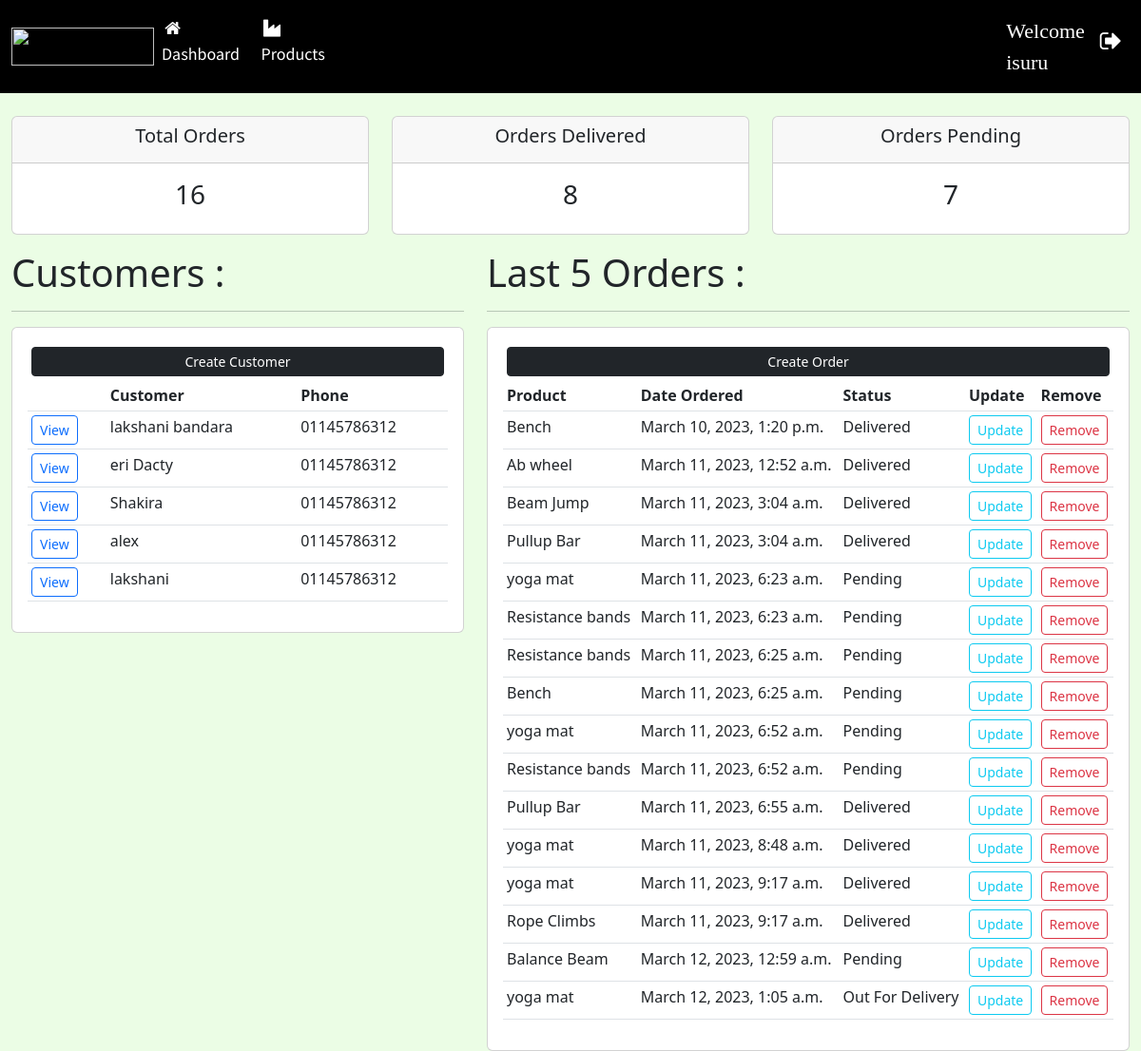
The app's page / (signed in) with its own data.
### accounts/models.py (models this page shows, shortened)
class Customer(models.Model):
    name = models.CharField(max_length=200, null=True)
    phone = models.CharField(max_length=200, null=True)
    email = models.CharField(max_length=200, null=True)
    date_created = models.DateTimeField(auto_now_add=True, null=True)

class Order(models.Model):
    STATUS = (
        ("Pending", "Pending"),
        ("Out For Delivery", "Out For Delivery"),
        ("Delivered", "Delivered"),
    )
    customer = models.ForeignKey(Customer, on_delete=models.SET_NULL, null=True)
    product = models.ForeignKey(Product, on_delete=models.SET_NULL, null=True)
    date_created = models.DateTimeField(auto_now_add=True, null=True)
    status = models.CharField(max_length=200, null=True, choices=STATUS)

class Product(models.Model):
    CATEGORY = (
        ("Indoor", "Indoor"),
        ("Out Door", "Out Door"),
    )
    name = models.CharField(max_length=200, null=True)
    price = models.FloatField(null=True)
    category = models.CharField(max_length=200, null=True, choices=CATEGORY)
    description = models.CharField(max_length=200, null=True)
    date_created = models.DateTimeField(auto_now_add=True, null=True)
    tags = models.ManyToManyField(Tag)
    def __str__(self):
        return self.name

### accounts/views.py (the view)
# urls.py: 2. Add a URL to urlpatterns:  path('', views.home, name='home')
@login_required(login_url="login")
def home(request):
    orders = Order.objects.all()
    customers = Customer.objects.all()
    total_orders = orders.count()
    delivered = orders.filter(status="Delivered").count()
    pending = orders.filter(status="Pending").count()
    out_for_delevery = orders.filter(status="Out For Delivery").count()
    context = {"customers": customers, "orders": orders, "total_orders": total_orders, "delivered": delivered,
               "out_for_delevery": out_for_delevery, "pending": pending}
    return render(request, "Dashboard.html", context)

### templates/Dashboard.html (shortened to what this page needs)
{% extends "Main.html" %}
{% load static %}
{% block content %}
	{% include "status.html" %}
	<div class="container-fluid">
		<div class="row">
			<div class="col-md-5">
				<h5 class="display-6">Customers :</h5>
				<hr/>
				<div class="card card-body">
					<a class="btn btn-dark btn-sm btn-block m-1" href="{% url "create-customer" %}">Create Customer</a>
					<table class="table table-sm">
						<tr>
							<th></th>
							<th>Customer</th>
							<th>Phone</th>
						</tr>
						{% for customer in customers %}
							<tr>
								<td><a class="btn btn-outline-primary btn-sm" href="{% url "customer" customer.id %}">View</a>
								</td>
								<td>{{ customer.name }}</td>
								<td>{{ customer.phone }}</td>
							</tr>
						{% endfor %}
					</table>
				</div>
			</div>
			<div class="col-md-7">
				<h5 class="display-6">Last 5 Orders :</h5>
				<hr/>
				<div class="card card-body">
					<a class="btn btn-dark btn-sm btn-block m-1" href="">Create Order</a>
					<table class="table table-sm">
						<tr>
							<th>Product</th>
							<th>Date Ordered</th>
							<th>Status</th>
							<th>Update</th>
							<th>Remove</th>
						</tr>
						{% for order in orders %}
							<tr>
								<td>{{ order.product }}</td>
								<td>{{ order.date_created }}</td>
								<td>{{ order.status }}</td>
								<td><a class="btn btn-outline-info btn-sm" href="{% url "update-order" order.id %}">Update</a>
								</td>
								<td><a class="btn btn-outline-danger btn-sm" href="{% url "delete-order" order.id %}">Remove</a></td>
							</tr>
						{% endfor %}
					</table>
				</div>
			</div>
		</div>
	</div>
{% endblock %}

### templates/NavBar.html (shortened to what this page needs)
<!DOCTYPE html>
{% load static %}
<html lang="en">
<head>
	<link rel="stylesheet" href="https://cdnjs.cloudflare.com/ajax/libs/font-awesome/4.7.0/css/font-awesome.min.css">
	<link rel="stylesheet" type="text/css" href="{% static "styles/main.css" %}">
</head>
<body>
{% block content %}
	<nav class="navbar navbar-expand-lg navbar-dark bg-black text-light">
		<div class="container-fluid">
			<img src="https://bind-crm-public.s3.eu-west-2.amazonaws.com/logo-light-1654586654vY8as.png"
			     href="{% url "home" %}" id="logo">
			<div class="collapse navbar-collapse" id="navbarSupportedContent">
				<ul class="navbar-nav me-auto mb-2 mb-lg-0">
					<li class="nav-item">
						<a class="nav-link active" aria-current="page" href="{% url "home" %}"><i
								class="fa fa-fw fa-home"></i>Dashboard</a>
					</li>
					<li class="nav-item">
						<a class="nav-link active" aria-current="page" href="{% url "products" %}"><i
								class="fa fa-fw fa-industry"></i>Products</a>
					</li>
					<li class="nav-item">
						{% if request.user.is_authenticated %}
							<label class="nav-link active" aria-current="page" style="padding-left: 700px;font-family: Cinzel, serif;
                         font-size: 22px;  ">Welcome {{ request.user.username }}</label>
						{% endif %}
					</li>
				</ul>
				<ul class="navbar-nav  mb-2 d-flex">
					<li class="nav-item d-flex">
						{% if request.user.is_authenticated %}
							<a class="nav-link active" aria-current="page" href="{% url "logout" %}"><i
									class="fa fa-sign-out"
									style="font-size:25px"></i></a>
						{% else %}
							<a class="nav-link active" aria-current="page" href="{% url "login" %}"><i
									class="fa fa-user-circle"
									style="font-size:25px"></i></a>
						{% endif %}
					</li>
				</ul>
			</div>
		</div>
	</nav>
{% endblock %}
</body>
</html>

### static/styles/main.css (style rules this page uses)
body { background-color: #ebfde5; }
#logo { width: 150px; height: 40px; }
.navbar a { font-family: 'Source Sans Pro', sans-serif; font-size: 18px; padding-right: 30px; }
.active { background-color: black; }

### records on screen
Customer: name "lakshani bandara", phone "01145786312"
Customer: name "eri Dacty", phone "01145786312"
Customer: name "Shakira", phone "01145786312"
Customer: name "alex", phone "01145786312"
Customer: name "lakshani", phone "01145786312"
Order: product "Bench", date_created "March 10, 2023, 1:20 p.m.", status "Delivered"
Order: product "Ab wheel", date_created "March 11, 2023, 12:52 a.m.", status "Delivered"
Order: product "Beam Jump", date_created "March 11, 2023, 3:04 a.m.", status "Delivered"
Order: product "Pullup Bar", date_created "March 11, 2023, 3:04 a.m.", status "Delivered"
Order: product "yoga mat", date_created "March 11, 2023, 6:23 a.m.", status "Pending"
Order: product "Resistance bands", date_created "March 11, 2023, 6:23 a.m.", status "Pending"
Order: product "Resistance bands", date_created "March 11, 2023, 6:25 a.m.", status "Pending"
Order: product "Bench", date_created "March 11, 2023, 6:25 a.m.", status "Pending"
Order: product "yoga mat", date_created "March 11, 2023, 6:52 a.m.", status "Pending"
Order: product "Resistance bands", date_created "March 11, 2023, 6:52 a.m.", status "Pending"
Order: product "Pullup Bar", date_created "March 11, 2023, 6:55 a.m.", status "Delivered"
Order: product "yoga mat", date_created "March 11, 2023, 8:48 a.m.", status "Delivered"
Order: product "yoga mat", date_created "March 11, 2023, 9:17 a.m.", status "Delivered"
Order: product "Rope Climbs", date_created "March 11, 2023, 9:17 a.m.", status "Delivered"
Order: product "Balance Beam", date_created "March 12, 2023, 12:59 a.m.", status "Pending"
Order: product "yoga mat", date_created "March 12, 2023, 1:05 a.m.", status "Out For Delivery"

### other values on screen
{{ request.user.username }} "isuru"
{{ total_orders }} "16"
{{ delivered }} "8"
{{ pending }} "7"
